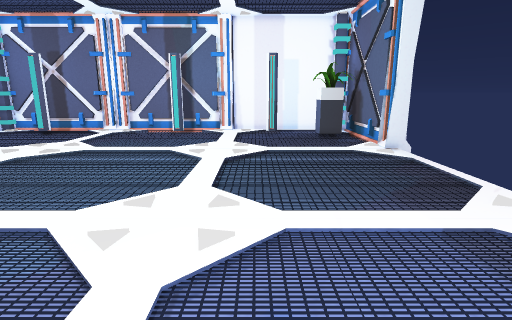
View 1 (above)

12 first-person views from a walk through a scene from a Unity 3-D project. The camera is 1.2 m above the floor, tilts 12° down and sees 80° across. The floor is counted in squares, 0.5 m on a side. Each view is taken from the middle of a square. On the plan, view 1 faces up. The plan holds only what a view shows up to about 19 squares ahead; the rest is blank. The player character is not drawn. Door leaves are left out, so doorways stand open.

View 2
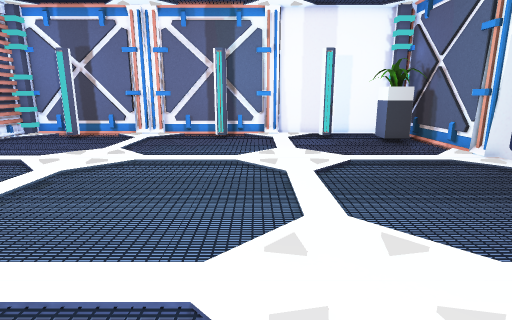

View 3
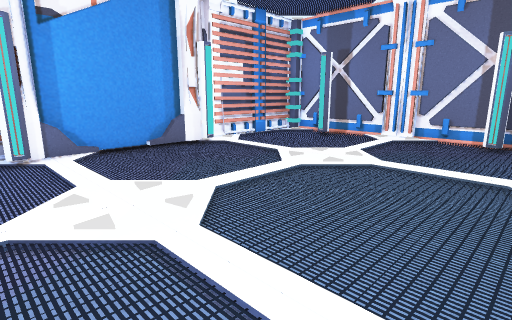

View 4
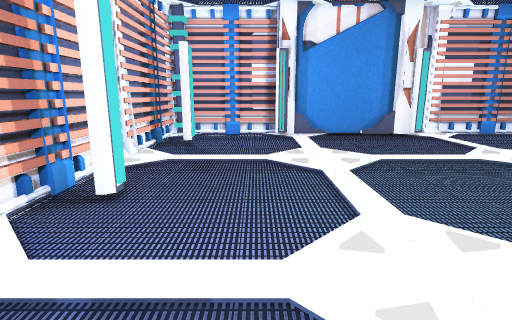

View 5
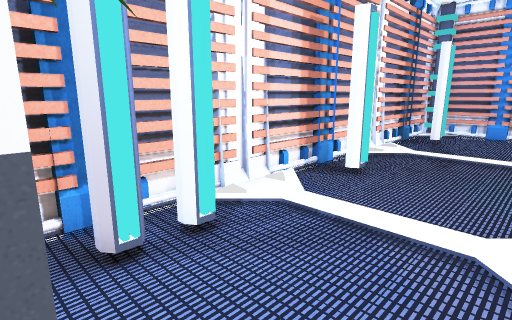

View 6
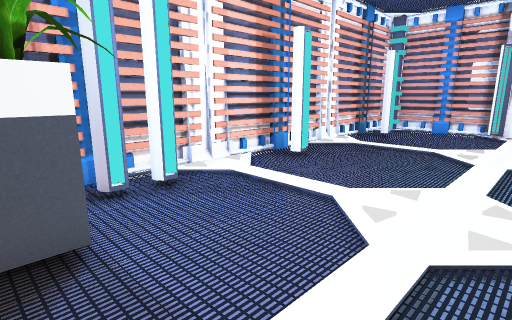

View 7
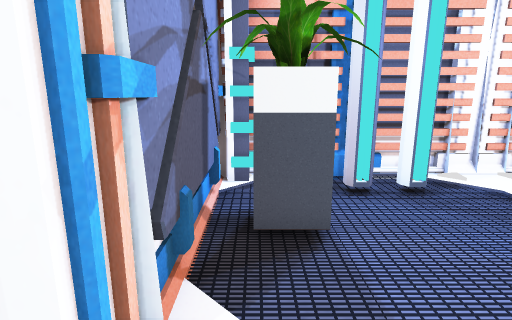

View 8
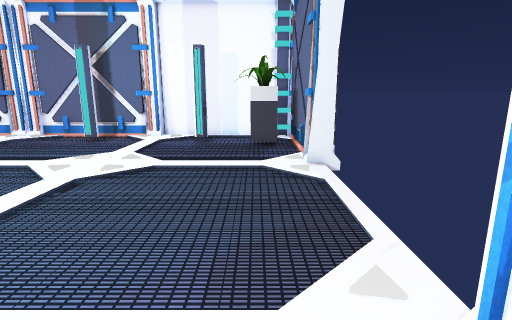

View 9
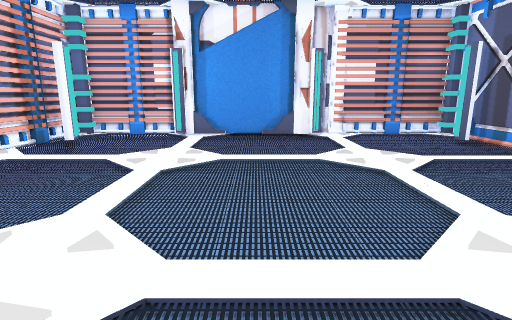

View 10
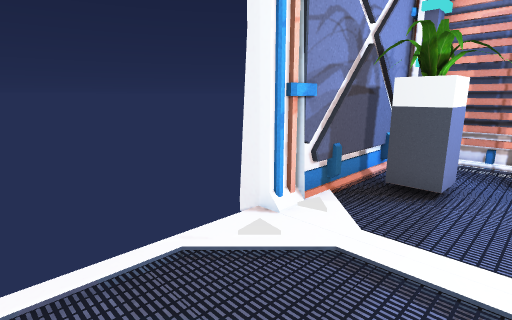

View 11
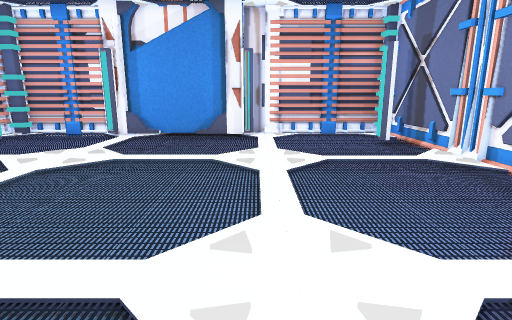

View 12
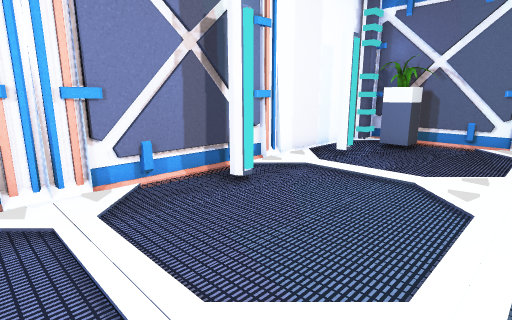

### Floor plan
Points are (right, up) in squares from view 1. A wall is a line through its corners. A room is listed if a view was taken in it or the views show most of it. See-through windows are left out.
Room 1 (views 1, 2, 3, 4, 5, 6, 7, 8, 9, 10, 11, 12)
walls: (-4.7, 19.2) (-5.2, 19.2); (-5.2, 19.6) (-5.2, 19.1); (-5.3, -0.1) (-4.8, -0.1); (-6, 20.9) (-6.4, 21.2) (-6.8, 21) (-7.3, 21.3) (-7.7, 21); (-15.8, 12.8) (-15.8, 12.2); (-8.7, 20.9) (-9.1, 21.2); (-16.3, 12.3) (-16.3, 9.9); (6, 13.5) (6, 20.5); (-2.5, 21.3) (-8.7, 21.3); (0.7, -0.1) (1.2, -0.1); (-16.4, 12.2) (-16.4, 11.6); (-2.5, 21.4) (-2.5, 20.9); (-16.6, 12.2) (-16.6, 5.2); (-16.3, 6.5) (-16.3, 4.8); (-15.8, 4.8) (-15.8, 4.3); (-1.6, 21.5) (-1.6, 21.1) (-16.8, 21.1); (6.2, 14.4) (6.2, 20.6) (5, 20.6); (-5.2, -2.3) (-2.6, -2.3); (2.1, -0.1) (2.6, -0.1); (-16.5, 5.4) (-16.3, 5); (-13.4, 19.2) (-13.9, 19.2); (-10.5, 21.3) (-16.6, 21.3); (6.1, 15.9) (5.8, 16.3); (-7.8, -2.3) (-6.5, -2.3); (-8.7, -2.3) (-8.1, -2.3); (5.8, 3) (6.1, 3.4); (6.2, 16.4) (5.9, 16.8); (-0.7, -2.3) (-0.4, -2.3); (5.7, 2.5) (6, 2.9); (5.8, 2) (6.1, 2.4); (-13.9, -0.1) (-13.4, -0.1); (-17.2, 4.2) (-17.2, -1); (-12.8, 21.2) (-13.2, 20.9); (-17.5, 4.4) (-17.5, 2); (6.1, 18.4) (5.9, 18.8); (6.2, 1.6) (6.2, 4.2); (-17.5, 17.1) (-17.5, 14.4); (5.7, 0.3) (6, 0.7); (2.7, -2.3) (5.2, -2.3); (5.2, 20.4) (5.2, 21.2); (-13.3, -2.3) (-11, -2.3); (5.8, -0.3) (6.1, 0.1); (5, -1.2) (6.1, -1.2); (5.8, -0.9) (6.1, -0.4); (-17.5, 1.1) (-17.5, -1.4); (6.2, -0.8) (6.2, 1.5); (-16.6, -1) (-16.6, -2.3) (-14.5, -2.3); (6, -1.6) (6, 5.5); (-17.2, 20.8) (-17.2, 13.4); (-17.5, 20.6) (-17.5, 18); (-17.2, -2) (5.2, -2)
low walls: (-7.4, 20.9) (-7.8, 21.3) (-8.3, 20.9); (6.1, 15.4) (5.8, 15.8); (5.8, 3.6) (6.1, 4)
ways out: open door at (6.5, 9.5); gap at (-5, -1); gap at (-5, 20)
objects: plant (4, 1) to (5, 2); plant (4, 18) to (5, 19)

Where each view was taken, in squares from view 1:
view 1: 0 up, 0 right, facing up
view 2: 2 up, 3 left, facing up
view 3: 3 up, 3 left, facing up-left
view 4: 3 up, 2 right, facing left
view 5: 4 up, 4 right, facing down-left
view 6: 7 up, 5 right, facing down-left
view 7: 7 up, 5 right, facing down
view 8: 3 up, 4 right, facing up
view 9: 9 up, 2 right, facing left
view 10: 10 up, 2 right, facing down-right
view 11: 13 up, 2 right, facing left
view 12: 13 up, 11 left, facing up-right
